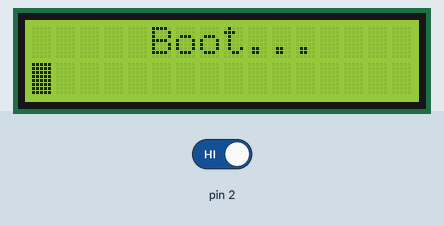
Recording of a sketch running on a simulated Arduino Uno, built with avr-gcc and run on an emulated ATmega328P. Parts: 16×2 character LCD. The test bench sets the inputs (shaded band); at power-on: pin 2 HIGH.

Above: at 0.1 s.
At 5.2 s:
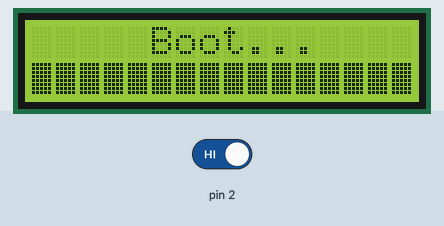
5.3 s: pin 2 driven LOW
At 15.5 s:
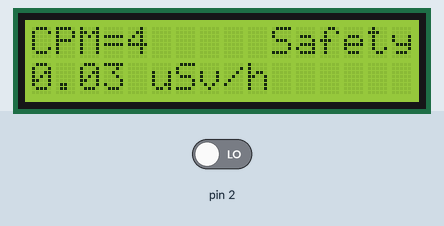
Timing chart, 0 to 17.0 s (numbered marks = the images above; inputs shaded):
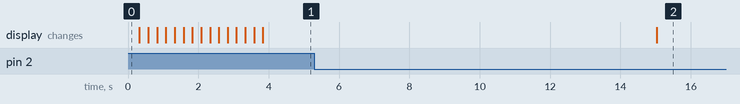

The sketch:

gaige1602.ino
```cpp
#include <Wire.h>
#include <LiquidCrystal_I2C.h>
#include <SPI.h>
#define LOG_PERIOD 15000  //Logging period in milliseconds, recommended value 15000-60000.
#define MAX_PERIOD 60000  //Maximum logging period without modifying this sketch

unsigned long counts;     //variable for GM Tube events
unsigned long cpm;        //variable for CPM
unsigned int multiplier;  //variable for calculation CPM in this sketch
unsigned long previousMillis;  //variable for time measurement
float usv;

LiquidCrystal_I2C lcd(0x27, 16, 2); // set the LCD address to 0x27 for a 16 chars and 2 line display

void tube_impulse() {      //subprocedure for capturing events from Geiger Kit
  counts++;
}

void setup()
{
  counts = 0;
  cpm = 0;
  multiplier = MAX_PERIOD / LOG_PERIOD;      //calculating multiplier, depend on your log period
  //Serial.begin(9600);
  attachInterrupt(0, tube_impulse, FALLING); //define external interrupts

  //////////////////
  lcd.init();
  lcd.backlight();
  lcd.setCursor(5, 0);
  lcd.print("Boot...");
   lcd.setCursor(0, 1);
  for(int i=0;i<16;i++)
  {
  lcd.write(0xff);
  delay(250);
  }
}

void loop()
{
  unsigned long currentMillis = millis();
  if (currentMillis - previousMillis > LOG_PERIOD) {
    previousMillis = currentMillis;
    cpm = counts * multiplier;
    usv = float(cpm) / 151;
    lcd.clear();
    lcd.print("CPM=");
    lcd.print(cpm);
    lcd.setCursor(0, 1);
    lcd.print(usv);
    lcd.print(" uSv/h");
    counts = 0;
    if (usv >= 10)
    {
      lcd.setCursor(9, 0);
      lcd.print("Danger!");
      delay(10);
    }
    else if (usv < 10 && usv >= 0.52)
      {
        lcd.setCursor(10, 0);
        lcd.print("Unsafe");
        delay(10);
      }
      else if (usv < 0.52)
        {
          lcd.setCursor(10, 0);
          lcd.print("Safety");
          delay(10);
        }
      }
}
```

Measured:
- after the input at 5.3 s, the display: changes after 9.7 s (image 2)
